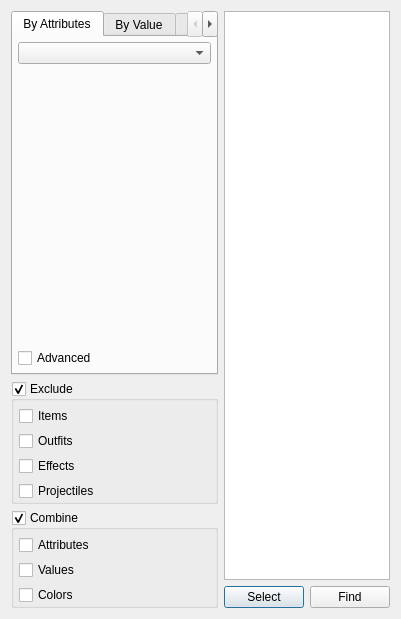
<?xml version="1.0" encoding="UTF-8"?>
<ui version="4.0">
 <class>ItemSearchClass</class>
 <widget class="QDialog" name="ItemSearchClass">
  <property name="geometry">
   <rect>
    <x>0</x>
    <y>0</y>
    <width>401</width>
    <height>529</height>
   </rect>
  </property>
  <property name="windowTitle">
   <string>ItemSearch</string>
  </property>
  <layout class="QGridLayout" name="gridLayout">
   <item row="0" column="0">
    <widget class="QTabWidget" name="tabAttributeTypes">
     <property name="sizePolicy">
      <sizepolicy hsizetype="Expanding" vsizetype="Expanding">
       <horstretch>10</horstretch>
       <verstretch>0</verstretch>
      </sizepolicy>
     </property>
     <property name="tabShape">
      <enum>QTabWidget::Rounded</enum>
     </property>
     <property name="currentIndex">
      <number>0</number>
     </property>
     <property name="usesScrollButtons">
      <bool>true</bool>
     </property>
     <property name="tabsClosable">
      <bool>false</bool>
     </property>
     <property name="movable">
      <bool>false</bool>
     </property>
     <widget class="QWidget" name="attributes">
      <attribute name="title">
       <string>By Attributes</string>
      </attribute>
      <layout class="QGridLayout" name="attributeGrid">
       <property name="margin">
        <number>5</number>
       </property>
       <property name="spacing">
        <number>5</number>
       </property>
       <item row="1" column="0">
        <widget class="ItemAttributes" name="itemAttributes" native="true">
         <property name="sizePolicy">
          <sizepolicy hsizetype="Expanding" vsizetype="Preferred">
           <horstretch>5</horstretch>
           <verstretch>0</verstretch>
          </sizepolicy>
         </property>
        </widget>
       </item>
       <item row="0" column="0">
        <widget class="QComboBox" name="comboVersions"/>
       </item>
       <item row="2" column="0">
        <widget class="QCheckBox" name="checkAdvanced">
         <property name="text">
          <string>Advanced</string>
         </property>
        </widget>
       </item>
      </layout>
     </widget>
     <widget class="QWidget" name="tab">
      <attribute name="title">
       <string>By Value</string>
      </attribute>
      <layout class="QFormLayout" name="formLayout_2">
       <item row="0" column="0">
        <widget class="QRadioButton" name="buttonID">
         <property name="text">
          <string>By ID</string>
         </property>
         <property name="checked">
          <bool>true</bool>
         </property>
        </widget>
       </item>
       <item row="1" column="0">
        <widget class="QRadioButton" name="buttonProperty">
         <property name="text">
          <string>By Property</string>
         </property>
        </widget>
       </item>
       <item row="2" column="0" colspan="2">
        <widget class="QGroupBox" name="groupBox">
         <property name="enabled">
          <bool>false</bool>
         </property>
         <property name="title">
          <string>Properties</string>
         </property>
         <layout class="QFormLayout" name="formLayout">
          <property name="horizontalSpacing">
           <number>5</number>
          </property>
          <property name="verticalSpacing">
           <number>5</number>
          </property>
          <property name="leftMargin">
           <number>10</number>
          </property>
          <property name="topMargin">
           <number>5</number>
          </property>
          <property name="rightMargin">
           <number>10</number>
          </property>
          <property name="bottomMargin">
           <number>10</number>
          </property>
          <item row="0" column="0">
           <widget class="QCheckBox" name="checkWidth">
            <property name="text">
             <string>Width</string>
            </property>
           </widget>
          </item>
          <item row="0" column="1">
           <widget class="QSpinBox" name="valueWidth">
            <property name="enabled">
             <bool>false</bool>
            </property>
            <property name="buttonSymbols">
             <enum>QAbstractSpinBox::NoButtons</enum>
            </property>
            <property name="minimum">
             <number>1</number>
            </property>
            <property name="maximum">
             <number>255</number>
            </property>
           </widget>
          </item>
          <item row="1" column="0">
           <widget class="QCheckBox" name="checkHeight">
            <property name="text">
             <string>Height</string>
            </property>
           </widget>
          </item>
          <item row="1" column="1">
           <widget class="QSpinBox" name="valueHeight">
            <property name="enabled">
             <bool>false</bool>
            </property>
            <property name="buttonSymbols">
             <enum>QAbstractSpinBox::NoButtons</enum>
            </property>
            <property name="minimum">
             <number>1</number>
            </property>
            <property name="maximum">
             <number>255</number>
            </property>
           </widget>
          </item>
          <item row="2" column="0">
           <widget class="QCheckBox" name="checkCropsize">
            <property name="text">
             <string>Cropsize</string>
            </property>
           </widget>
          </item>
          <item row="2" column="1">
           <widget class="QSpinBox" name="valueCropsize">
            <property name="enabled">
             <bool>false</bool>
            </property>
            <property name="buttonSymbols">
             <enum>QAbstractSpinBox::NoButtons</enum>
            </property>
           </widget>
          </item>
          <item row="3" column="0">
           <widget class="QCheckBox" name="checkLayers">
            <property name="text">
             <string>Layers</string>
            </property>
           </widget>
          </item>
          <item row="3" column="1">
           <widget class="QSpinBox" name="valueLayers">
            <property name="enabled">
             <bool>false</bool>
            </property>
            <property name="buttonSymbols">
             <enum>QAbstractSpinBox::NoButtons</enum>
            </property>
            <property name="minimum">
             <number>1</number>
            </property>
            <property name="maximum">
             <number>255</number>
            </property>
           </widget>
          </item>
          <item row="4" column="0">
           <widget class="QCheckBox" name="checkXDiv">
            <property name="text">
             <string>X Repeat</string>
            </property>
           </widget>
          </item>
          <item row="4" column="1">
           <widget class="QSpinBox" name="valueXDiv">
            <property name="enabled">
             <bool>false</bool>
            </property>
            <property name="buttonSymbols">
             <enum>QAbstractSpinBox::NoButtons</enum>
            </property>
            <property name="minimum">
             <number>1</number>
            </property>
            <property name="maximum">
             <number>255</number>
            </property>
           </widget>
          </item>
          <item row="5" column="0">
           <widget class="QCheckBox" name="checkYDiv">
            <property name="text">
             <string>Y Repeat</string>
            </property>
           </widget>
          </item>
          <item row="5" column="1">
           <widget class="QSpinBox" name="valueYDiv">
            <property name="enabled">
             <bool>false</bool>
            </property>
            <property name="buttonSymbols">
             <enum>QAbstractSpinBox::NoButtons</enum>
            </property>
            <property name="minimum">
             <number>1</number>
            </property>
            <property name="maximum">
             <number>255</number>
            </property>
           </widget>
          </item>
          <item row="6" column="0">
           <widget class="QCheckBox" name="checkZDiv">
            <property name="text">
             <string>Z Repeat</string>
            </property>
           </widget>
          </item>
          <item row="6" column="1">
           <widget class="QSpinBox" name="valueZDiv">
            <property name="enabled">
             <bool>false</bool>
            </property>
            <property name="buttonSymbols">
             <enum>QAbstractSpinBox::NoButtons</enum>
            </property>
            <property name="minimum">
             <number>1</number>
            </property>
            <property name="maximum">
             <number>255</number>
            </property>
           </widget>
          </item>
          <item row="7" column="0">
           <widget class="QCheckBox" name="checkAnimations">
            <property name="text">
             <string>Animations</string>
            </property>
           </widget>
          </item>
          <item row="7" column="1">
           <widget class="QSpinBox" name="valueAnimations">
            <property name="enabled">
             <bool>false</bool>
            </property>
            <property name="buttonSymbols">
             <enum>QAbstractSpinBox::NoButtons</enum>
            </property>
            <property name="minimum">
             <number>1</number>
            </property>
            <property name="maximum">
             <number>255</number>
            </property>
           </widget>
          </item>
         </layout>
        </widget>
       </item>
       <item row="0" column="1">
        <widget class="QDoubleSpinBox" name="valueID">
         <property name="enabled">
          <bool>true</bool>
         </property>
         <property name="buttonSymbols">
          <enum>QAbstractSpinBox::NoButtons</enum>
         </property>
         <property name="decimals">
          <number>0</number>
         </property>
         <property name="maximum">
          <double>2147483647.000000000000000</double>
         </property>
        </widget>
       </item>
      </layout>
     </widget>
     <widget class="QWidget" name="color">
      <attribute name="title">
       <string>By Color</string>
      </attribute>
      <layout class="QGridLayout" name="gridLayout_2">
       <item row="0" column="0">
        <widget class="QRadioButton" name="radioColorRed">
         <property name="text">
          <string>Red</string>
         </property>
        </widget>
       </item>
       <item row="1" column="0">
        <widget class="QRadioButton" name="radioColorGreen">
         <property name="text">
          <string>Green</string>
         </property>
        </widget>
       </item>
       <item row="2" column="0">
        <widget class="QRadioButton" name="radioColorBlue">
         <property name="text">
          <string>Blue</string>
         </property>
        </widget>
       </item>
       <item row="3" column="0">
        <widget class="QRadioButton" name="radioColorYellow">
         <property name="text">
          <string>Yellow</string>
         </property>
        </widget>
       </item>
       <item row="4" column="0">
        <widget class="QRadioButton" name="radioColorMagenta">
         <property name="text">
          <string>Magenta</string>
         </property>
        </widget>
       </item>
       <item row="5" column="0">
        <widget class="QRadioButton" name="radioColorCyan">
         <property name="text">
          <string>Cyan</string>
         </property>
        </widget>
       </item>
       <item row="6" column="0">
        <widget class="QLabel" name="label">
         <property name="text">
          <string>Intensity</string>
         </property>
         <property name="alignment">
          <set>Qt::AlignRight|Qt::AlignTrailing|Qt::AlignVCenter</set>
         </property>
        </widget>
       </item>
       <item row="6" column="1">
        <widget class="QSpinBox" name="spinIntensity">
         <property name="sizePolicy">
          <sizepolicy hsizetype="Preferred" vsizetype="Fixed">
           <horstretch>0</horstretch>
           <verstretch>0</verstretch>
          </sizepolicy>
         </property>
         <property name="maximum">
          <number>255</number>
         </property>
         <property name="value">
          <number>30</number>
         </property>
        </widget>
       </item>
       <item row="7" column="0" colspan="2">
        <spacer name="verticalSpacer">
         <property name="orientation">
          <enum>Qt::Vertical</enum>
         </property>
         <property name="sizeHint" stdset="0">
          <size>
           <width>20</width>
           <height>40</height>
          </size>
         </property>
        </spacer>
       </item>
      </layout>
     </widget>
    </widget>
   </item>
   <item row="0" column="1" rowspan="3" colspan="2">
    <widget class="QTreeView" name="itemView">
     <property name="sizePolicy">
      <sizepolicy hsizetype="Preferred" vsizetype="Expanding">
       <horstretch>2</horstretch>
       <verstretch>0</verstretch>
      </sizepolicy>
     </property>
     <property name="editTriggers">
      <set>QAbstractItemView::NoEditTriggers</set>
     </property>
     <property name="alternatingRowColors">
      <bool>true</bool>
     </property>
     <property name="selectionMode">
      <enum>QAbstractItemView::ExtendedSelection</enum>
     </property>
     <property name="indentation">
      <number>10</number>
     </property>
     <property name="rootIsDecorated">
      <bool>false</bool>
     </property>
     <property name="itemsExpandable">
      <bool>false</bool>
     </property>
     <property name="sortingEnabled">
      <bool>true</bool>
     </property>
     <property name="allColumnsShowFocus">
      <bool>true</bool>
     </property>
     <property name="headerHidden">
      <bool>true</bool>
     </property>
     <property name="expandsOnDoubleClick">
      <bool>false</bool>
     </property>
    </widget>
   </item>
   <item row="1" column="0">
    <widget class="QGroupBox" name="checkFilters">
     <property name="enabled">
      <bool>true</bool>
     </property>
     <property name="sizePolicy">
      <sizepolicy hsizetype="Preferred" vsizetype="Fixed">
       <horstretch>0</horstretch>
       <verstretch>0</verstretch>
      </sizepolicy>
     </property>
     <property name="title">
      <string>Exclude</string>
     </property>
     <property name="flat">
      <bool>true</bool>
     </property>
     <property name="checkable">
      <bool>true</bool>
     </property>
     <property name="checked">
      <bool>true</bool>
     </property>
     <layout class="QVBoxLayout" name="verticalLayout">
      <property name="spacing">
       <number>5</number>
      </property>
      <property name="leftMargin">
       <number>5</number>
      </property>
      <property name="topMargin">
       <number>5</number>
      </property>
      <property name="rightMargin">
       <number>0</number>
      </property>
      <property name="bottomMargin">
       <number>0</number>
      </property>
      <item>
       <widget class="QCheckBox" name="filterItems">
        <property name="text">
         <string>Items</string>
        </property>
       </widget>
      </item>
      <item>
       <widget class="QCheckBox" name="filterOutfits">
        <property name="text">
         <string>Outfits</string>
        </property>
       </widget>
      </item>
      <item>
       <widget class="QCheckBox" name="filterEffects">
        <property name="text">
         <string>Effects</string>
        </property>
       </widget>
      </item>
      <item>
       <widget class="QCheckBox" name="filterProjectiles">
        <property name="text">
         <string>Projectiles</string>
        </property>
       </widget>
      </item>
     </layout>
    </widget>
   </item>
   <item row="2" column="0" rowspan="2">
    <widget class="QGroupBox" name="checkCombinations">
     <property name="sizePolicy">
      <sizepolicy hsizetype="Preferred" vsizetype="Fixed">
       <horstretch>0</horstretch>
       <verstretch>0</verstretch>
      </sizepolicy>
     </property>
     <property name="title">
      <string>Combine</string>
     </property>
     <property name="flat">
      <bool>true</bool>
     </property>
     <property name="checkable">
      <bool>true</bool>
     </property>
     <property name="checked">
      <bool>true</bool>
     </property>
     <layout class="QVBoxLayout" name="verticalLayout_2">
      <property name="spacing">
       <number>5</number>
      </property>
      <property name="leftMargin">
       <number>5</number>
      </property>
      <property name="topMargin">
       <number>5</number>
      </property>
      <property name="rightMargin">
       <number>0</number>
      </property>
      <property name="bottomMargin">
       <number>0</number>
      </property>
      <item>
       <widget class="QCheckBox" name="combineAttributes">
        <property name="text">
         <string>Attributes</string>
        </property>
       </widget>
      </item>
      <item>
       <widget class="QCheckBox" name="combineValues">
        <property name="text">
         <string>Values</string>
        </property>
       </widget>
      </item>
      <item>
       <widget class="QCheckBox" name="combineColors">
        <property name="text">
         <string>Colors</string>
        </property>
       </widget>
      </item>
     </layout>
    </widget>
   </item>
   <item row="3" column="1">
    <widget class="QPushButton" name="buttonSelect">
     <property name="text">
      <string>Select</string>
     </property>
    </widget>
   </item>
   <item row="3" column="2">
    <widget class="QPushButton" name="buttonFind">
     <property name="text">
      <string>Find</string>
     </property>
    </widget>
   </item>
  </layout>
 </widget>
 <layoutdefault spacing="6" margin="11"/>
 <customwidgets>
  <customwidget>
   <class>ItemAttributes</class>
   <extends>QWidget</extends>
   <header>itemattributes.h</header>
   <container>1</container>
  </customwidget>
 </customwidgets>
 <resources/>
 <connections>
  <connection>
   <sender>checkWidth</sender>
   <signal>toggled(bool)</signal>
   <receiver>valueWidth</receiver>
   <slot>setEnabled(bool)</slot>
   <hints>
    <hint type="sourcelabel">
     <x>68</x>
     <y>110</y>
    </hint>
    <hint type="destinationlabel">
     <x>135</x>
     <y>109</y>
    </hint>
   </hints>
  </connection>
  <connection>
   <sender>checkHeight</sender>
   <signal>toggled(bool)</signal>
   <receiver>valueHeight</receiver>
   <slot>setEnabled(bool)</slot>
   <hints>
    <hint type="sourcelabel">
     <x>62</x>
     <y>137</y>
    </hint>
    <hint type="destinationlabel">
     <x>119</x>
     <y>136</y>
    </hint>
   </hints>
  </connection>
  <connection>
   <sender>checkCropsize</sender>
   <signal>toggled(bool)</signal>
   <receiver>valueCropsize</receiver>
   <slot>setEnabled(bool)</slot>
   <hints>
    <hint type="sourcelabel">
     <x>55</x>
     <y>163</y>
    </hint>
    <hint type="destinationlabel">
     <x>144</x>
     <y>161</y>
    </hint>
   </hints>
  </connection>
  <connection>
   <sender>checkLayers</sender>
   <signal>toggled(bool)</signal>
   <receiver>valueLayers</receiver>
   <slot>setEnabled(bool)</slot>
   <hints>
    <hint type="sourcelabel">
     <x>65</x>
     <y>185</y>
    </hint>
    <hint type="destinationlabel">
     <x>169</x>
     <y>185</y>
    </hint>
   </hints>
  </connection>
  <connection>
   <sender>checkXDiv</sender>
   <signal>toggled(bool)</signal>
   <receiver>valueXDiv</receiver>
   <slot>setEnabled(bool)</slot>
   <hints>
    <hint type="sourcelabel">
     <x>69</x>
     <y>214</y>
    </hint>
    <hint type="destinationlabel">
     <x>117</x>
     <y>212</y>
    </hint>
   </hints>
  </connection>
  <connection>
   <sender>checkYDiv</sender>
   <signal>toggled(bool)</signal>
   <receiver>valueYDiv</receiver>
   <slot>setEnabled(bool)</slot>
   <hints>
    <hint type="sourcelabel">
     <x>65</x>
     <y>239</y>
    </hint>
    <hint type="destinationlabel">
     <x>120</x>
     <y>236</y>
    </hint>
   </hints>
  </connection>
  <connection>
   <sender>checkZDiv</sender>
   <signal>toggled(bool)</signal>
   <receiver>valueZDiv</receiver>
   <slot>setEnabled(bool)</slot>
   <hints>
    <hint type="sourcelabel">
     <x>61</x>
     <y>258</y>
    </hint>
    <hint type="destinationlabel">
     <x>120</x>
     <y>262</y>
    </hint>
   </hints>
  </connection>
  <connection>
   <sender>checkAnimations</sender>
   <signal>toggled(bool)</signal>
   <receiver>valueAnimations</receiver>
   <slot>setEnabled(bool)</slot>
   <hints>
    <hint type="sourcelabel">
     <x>68</x>
     <y>284</y>
    </hint>
    <hint type="destinationlabel">
     <x>120</x>
     <y>284</y>
    </hint>
   </hints>
  </connection>
  <connection>
   <sender>buttonProperty</sender>
   <signal>toggled(bool)</signal>
   <receiver>groupBox</receiver>
   <slot>setEnabled(bool)</slot>
   <hints>
    <hint type="sourcelabel">
     <x>56</x>
     <y>72</y>
    </hint>
    <hint type="destinationlabel">
     <x>60</x>
     <y>92</y>
    </hint>
   </hints>
  </connection>
  <connection>
   <sender>buttonID</sender>
   <signal>toggled(bool)</signal>
   <receiver>valueID</receiver>
   <slot>setEnabled(bool)</slot>
   <hints>
    <hint type="sourcelabel">
     <x>32</x>
     <y>43</y>
    </hint>
    <hint type="destinationlabel">
     <x>151</x>
     <y>48</y>
    </hint>
   </hints>
  </connection>
  <connection>
   <sender>checkFilters</sender>
   <signal>toggled(bool)</signal>
   <receiver>filterItems</receiver>
   <slot>setShown(bool)</slot>
   <hints>
    <hint type="sourcelabel">
     <x>37</x>
     <y>462</y>
    </hint>
    <hint type="destinationlabel">
     <x>39</x>
     <y>480</y>
    </hint>
   </hints>
  </connection>
  <connection>
   <sender>checkFilters</sender>
   <signal>toggled(bool)</signal>
   <receiver>filterOutfits</receiver>
   <slot>setShown(bool)</slot>
   <hints>
    <hint type="sourcelabel">
     <x>25</x>
     <y>461</y>
    </hint>
    <hint type="destinationlabel">
     <x>27</x>
     <y>497</y>
    </hint>
   </hints>
  </connection>
  <connection>
   <sender>checkFilters</sender>
   <signal>toggled(bool)</signal>
   <receiver>filterEffects</receiver>
   <slot>setShown(bool)</slot>
   <hints>
    <hint type="sourcelabel">
     <x>50</x>
     <y>460</y>
    </hint>
    <hint type="destinationlabel">
     <x>55</x>
     <y>523</y>
    </hint>
   </hints>
  </connection>
  <connection>
   <sender>checkFilters</sender>
   <signal>toggled(bool)</signal>
   <receiver>filterProjectiles</receiver>
   <slot>setShown(bool)</slot>
   <hints>
    <hint type="sourcelabel">
     <x>65</x>
     <y>462</y>
    </hint>
    <hint type="destinationlabel">
     <x>78</x>
     <y>539</y>
    </hint>
   </hints>
  </connection>
  <connection>
   <sender>checkCombinations</sender>
   <signal>toggled(bool)</signal>
   <receiver>combineAttributes</receiver>
   <slot>setShown(bool)</slot>
   <hints>
    <hint type="sourcelabel">
     <x>41</x>
     <y>568</y>
    </hint>
    <hint type="destinationlabel">
     <x>41</x>
     <y>583</y>
    </hint>
   </hints>
  </connection>
  <connection>
   <sender>checkCombinations</sender>
   <signal>toggled(bool)</signal>
   <receiver>combineValues</receiver>
   <slot>setShown(bool)</slot>
   <hints>
    <hint type="sourcelabel">
     <x>13</x>
     <y>569</y>
    </hint>
    <hint type="destinationlabel">
     <x>28</x>
     <y>604</y>
    </hint>
   </hints>
  </connection>
  <connection>
   <sender>checkCombinations</sender>
   <signal>toggled(bool)</signal>
   <receiver>combineColors</receiver>
   <slot>setShown(bool)</slot>
   <hints>
    <hint type="sourcelabel">
     <x>99</x>
     <y>569</y>
    </hint>
    <hint type="destinationlabel">
     <x>78</x>
     <y>630</y>
    </hint>
   </hints>
  </connection>
 </connections>
</ui>
